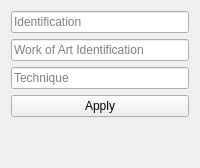
                <widget class="QWidget" name="create_painting">
                 <attribute name="title">
                  <string>Painting</string>
                 </attribute>
                 <layout class="QVBoxLayout" name="verticalLayout_21">
                  <item>
                   <widget class="QLineEdit" name="line_painting_id">
                    <property name="text">
                     <string/>
                    </property>
                    <property name="placeholderText">
                     <string>Identification</string>
                    </property>
                   </widget>
                  </item>
                  <item>
                   <widget class="QLineEdit" name="line_painting_work_of_art_id">
                    <property name="text">
                     <string/>
                    </property>
                    <property name="placeholderText">
                     <string>Work of Art Identification</string>
                    </property>
                   </widget>
                  </item>
                  <item>
                   <widget class="QLineEdit" name="line_painting_technique">
                    <property name="text">
                     <string/>
                    </property>
                    <property name="placeholderText">
                     <string>Technique</string>
                    </property>
                   </widget>
                  </item>
                  <item>
                   <widget class="QPushButton" name="btn_apply_painting">
                    <property name="text">
                     <string>Apply</string>
                    </property>
                   </widget>
                  </item>
                  <item>
                   <spacer name="verticalSpacer_11">
                    <property name="orientation">
                     <enum>Qt::Vertical</enum>
                    </property>
                    <property name="sizeHint" stdset="0">
                     <size>
                      <width>20</width>
                      <height>40</height>
                     </size>
                    </property>
                   </spacer>
                  </item>
                 </layout>
                </widget>
